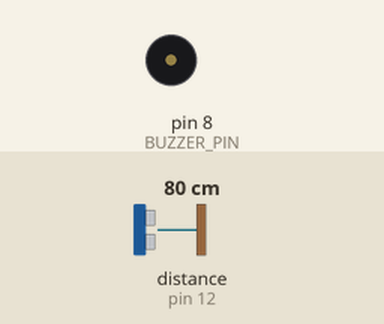
Bench run of a sketch on a simulated Arduino Uno, built with avr-gcc and run on an emulated ATmega328P. On the bench: buzzer (waves = sounding). The test bench sets the inputs (shaded band); at power-on: distance to the obstacle (sensor on pin 12) 80 cm. The echo pulse lasts 58.3 µs per cm; what the sketch prints to the serial monitor is not drawn.

Above: at 2.0 s.
2.1 s: distance to the obstacle (sensor on pin 12) set to 7 cm
6.6 s: distance to the obstacle (sensor on pin 12) set to 4 cm
Timing chart, 0 to 16.1 s (numbered marks = the images above; inputs shaded):
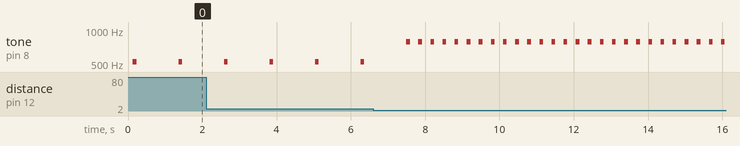

Measured:
- after the input at 6.6 s, tone on pin 8 (BUZZER_PIN): alternates 784 Hz for 0.10 s and silent for 0.23 s, starting after 0.89 s
- by itself, tone on pin 8 (BUZZER_PIN): alternates 523 Hz for 0.10 s and silent for 1.1 s

The sketch:

Lab03ArduinoLibrariesRequired.ino
```cpp
// Arduino_lab_3_libraries_required.ino
//
// Author: Steve Ellermannn
// Modified: 2023-02-28
//
// Library required: HC-SR04.zip
// Library required: pitches.zip
//
// https://www.arduino.cc/reference/en/
//
// Ardunio (Elegoo) Uno R3 Board
// 5V Passive Buzzer
// HC-SR04 Ultrasonic Module
//
// Passive Bussier Wiring
// + to Digital "8"
// - to Digital "GND"
//
// HC-SR04 Ultrasonic Module Wiring
// VCC to Power "5V"
// TRIG to Digital "12"
// ECHO to Ditial "11"
// GND to Power "GND"

// Library for Ultrasonic Sennsor
#include "SR04.h"
// Library for Passive Buzzer
#include "pitches.h"

// For the ultrasonic sensor
#define TRIG_PIN 12
#define ECHO_PIN 11

// For the passive buzzer
#define BUZZER_PIN 8

SR04 sr04 = SR04(ECHO_PIN,TRIG_PIN);

long distance;

void setup() {
   Serial.begin(9600);
}

// repeat infinitely
void loop() {
   distance=sr04.Distance();
   Serial.print("Distance: ");
   Serial.print(distance);
   Serial.println(" cm");
   delay(100);

   if (distance > 5) {
     // turn the LED on (HIGH is the voltage level)
     digitalWrite(LED_BUILTIN, HIGH);

     // play a tone on the passive buzzer
     tone(8, NOTE_C5, 100);

     // wait for 100 milliseconds
     delay(100);

     // turn the LED off by making the voltage LOW
     digitalWrite(LED_BUILTIN, LOW);

     // turn the tone off
     noTone(8);

    // wait for 1000 milliseconds
	  delay(1000);
   }

  if (distance <= 5) {
     // turn the LED on (HIGH is the voltage level)
     digitalWrite(LED_BUILTIN, HIGH);

     // play a tone on the passive buzzer
     tone(8, NOTE_G5, 100);

     // wait for 100 milliseconds
     delay(100);

     // turn the LED off by making the voltage LOW
     digitalWrite(LED_BUILTIN, LOW);

     // turn the tone off
     noTone(8);

    // wait for 100 milliseconds
	  delay(100);
  }
}
```
